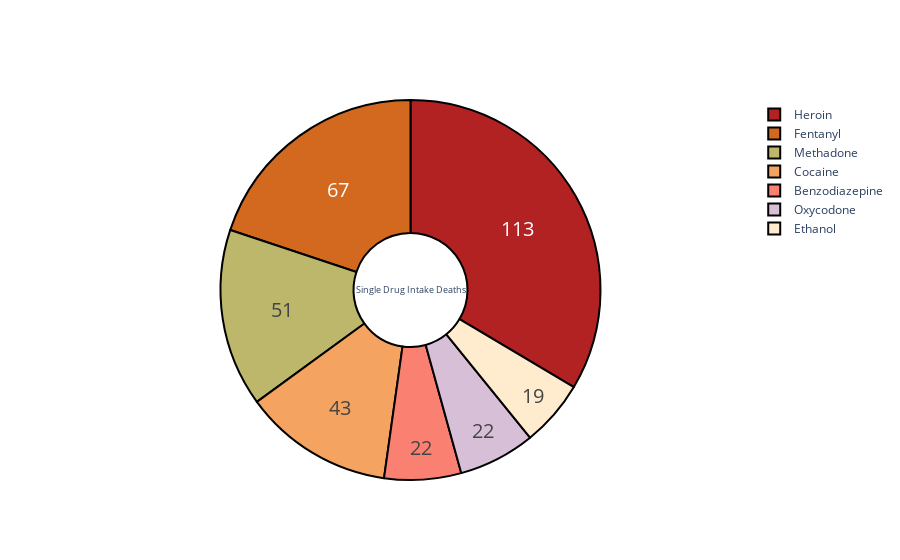

Notebook cell for this chart:
### Code cell
import plotly.graph_objects as go
import matplotlib.pyplot as plt
colors = ['Salmon', 'SandyBrown', '#FFEBCD', 'Chocolate','FireBrick', '#BDB76B', '#D8BFD8']
fig = go.Figure(data=[go.Pie(labels=["Benzodiazepine","Cocaine","Ethanol","Fentanyl","Heroin","Methadone","Oxycodone"],values=[22, 43, 19, 67, 113,51,22],title=("Single Drug Intake Deaths"))])
fig.update_traces(hoverinfo='label+percent',textinfo='value', textfont_size=20,marker=dict(colors=colors,line=dict(color='#000000', width=2)), hole=.3)
fig.show()

### Figure 1 — Plotly figure (JSON) as saved in the notebook; plotly's stock layout.template omitted (floating-point values rounded to 4 significant figures)
{"data": [{"hole": 0.3, "hoverinfo": "label+percent", "labels": ["Benzodiazepine", "Cocaine", "Ethanol", "Fentanyl", "Heroin", "Methadone", "Oxycodone"], "marker": {"colors": ["Salmon", "SandyBrown", "#FFEBCD", "Chocolate", "FireBrick", "#BDB76B", "#D8BFD8"], "line": {"color": "#000000", "width": 2}}, "textfont": {"size": 20}, "textinfo": "value", "title": {"text": "Single Drug Intake Deaths"}, "type": "pie", "values": [22, 43, 19, 67, 113, 51, 22]}], "layout": {}}
